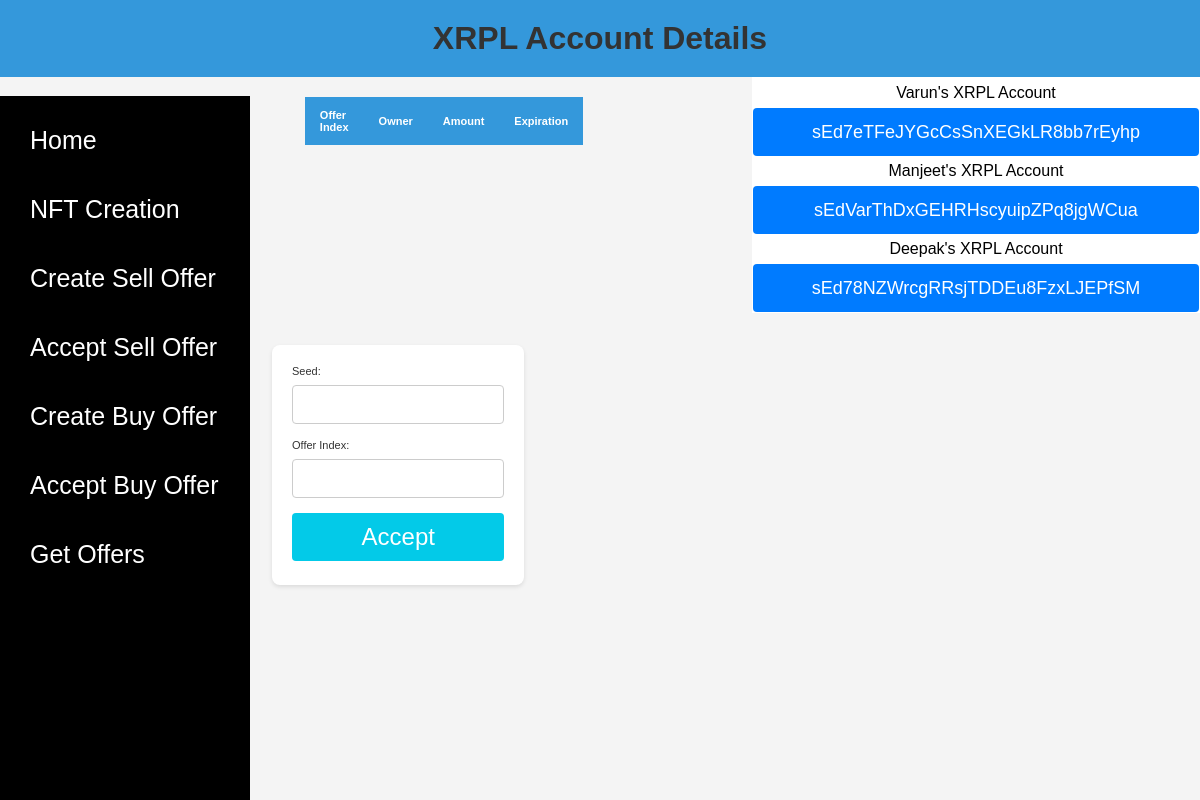
/accept_buy_offer/ (signed in), run on the app's committed database.
### nft_api/models.py (models this page shows)
class XRPL_Model(models.Model):
    user = models.OneToOneField(User, on_delete=models.CASCADE)
    account_address = models.CharField(max_length=100)
    seed = models.CharField(max_length=100)
    created_at = models.DateTimeField(default=datetime.now)
    def __str__(self):
        return f"{self.user.username}'s XRPL Account"

### nft_api/views.py (the view, shortened to what this page needs)
# urls.py: path('accept_buy_offer/', views.accept_buy_offer_view, name='accept_buy_offer'),
def accept_buy_offer_view(request):
    if not request.user.is_authenticated:
        return redirect('login')
    xrpl_data = None
    if request.user.is_authenticated:
        user_id = request.user.id
        try:
            xrpl_data = XRPL_Model.objects.get(user_id=user_id)
        except XRPL_Model.DoesNotExist:
            pass
    seed = xrpl_data.seed if xrpl_data else ""
    if request.method == 'POST':
        form = AcceptBuyOfferForm(request.POST)
        if form.is_valid():
            JSON_RPC_URL = "https://s.altnet.rippletest.net:51234/"
            client = JsonRpcClient(JSON_RPC_URL)
            seed = form.cleaned_data.get('seed')
            offer_index = form.cleaned_data['offer_index']
            try:
                buyer_wallet = Wallet.from_seed(seed=seed, algorithm="ed25519")
                client = JsonRpcClient(testnet_url)
                accept_offer_tx = NFTokenAcceptOffer(
                    account=buyer_wallet.classic_address,
                    nftoken_buy_offer=offer_index
                )
                response = submit_and_wait(accept_offer_tx, client, buyer_wallet)
                return render(request, 'nft_api/accept_buy_offer_success.html', {'accept_offer_tx': accept_offer_tx})
            except Exception as e:
                error_message = str(e)
                if "tecEXPIRED" in error_message:
                    return render(request, 'nft_api/buy_offer_expired.html')
    else:
        form = AcceptBuyOfferForm()
        xrpl_accounts = XRPL_Model.objects.exclude(user=request.user)
        json_rpc_url = "https://s.altnet.rippletest.net:51234/"
        client = JsonRpcClient(json_rpc_url)
        wallet = Wallet.from_seed(seed=seed)
        classic_address = wallet.classic_address
        account_objects_request = AccountObjects(account=classic_address)
        response = client.request(account_objects_request)
        account_objects = response.result.get("account_objects", [])
        nft_offer_data = []
        context = {'form': form, 'nft_offer_data': nft_offer_data, 'xrpl_accounts':xrpl_accounts}
        return render(request, "nft_api/buyer_data.html", context)

### nft_api/forms.py
class AcceptBuyOfferForm(forms.Form):
    seed = forms.CharField(max_length=64, label='Seed')
    offer_index = forms.CharField(label='Offer Index')

### nft_api/templates/nft_api/buyer_data.html (shortened to what this page needs)
<!DOCTYPE html>
<html>
<head>
</head>
<body>
    <h1>XRPL Account Details</h1>
    <div id="hidden">
        <div class="table_form">
        <div class="table-container">
        <table>
            <thead>
                <tr>
                    <th>Offer Index</th>
                    <th>Owner</th>
                    <th>Amount</th>
                    <th>Expiration</th>
                </tr>
            </thead>
        </table>
        </div>
        <div class="data-nft-container" id="nft-container">
          {% for xrpl_accountss in xrpl_accounts %}
          <div class="account-name">{{xrpl_accountss}}</div>
          <div class="nft-data">
            <button class="seed-Data-Value2" style="width: 100%; height:3rem; font-size:18px" type="button" data-value2={{xrpl_accountss.seed}}>{{xrpl_accountss.seed}}</button>
          </div>
          {% endfor %}
        </div>
        <div class="form__data">
        <form method="post" enctype="multipart/form-data" id="mint-form">
            <label for="{{ form.title.id_for_label }}" style="color: #333;">Seed:</label>
            {{ form.seed }}
            <label for="{{ form.nft_id.id_for_label }}" style="color: #333;">Offer Index:</label>
            {{ form.offer_index }}
            <div class="button-container">
                <button type="submit" style="background-color: #03cae8;width: 100% ;font-size: 1.5rem;">Accept</button>
            </div>
        </form>
      </div>
         </div>
  </div>
  <div class="nav-menu">
    <a href="{% url 'home' %}"><li>Home</li></a>
    <a href="{% url 'mint_nft' %}"><li>NFT Creation</li></a>
    <a href="{% url 'create_sell_offer' %}"><li>Create Sell Offer</li></a>
    <a href="{% url 'getdata' %}"><li>Accept Sell Offer</li></a>
    <a href="{% url 'create_buy_offer' %}"><li>Create Buy Offer</li></a>
    <a href="{% url 'accept_buy_offer' %}"><li>Accept Buy Offer</li></a>
    <a href="{% url 'get_offers' %}"><li>Get Offers</li></a>
    </div>
</body>
</html>

### nft_api/templates/nft_api/buyer_data.html (style rules this page uses)
* { margin: 0; padding: 0%; box-sizing: border-box; }
body { font-family: Arial, sans-serif; background-color: #f4f4f4; margin: 0; padding: 0; }
h1 { background-color: #3498db; color: #fff; text-align: center; padding: 20px; }
table { width: 80%; margin: 20px auto; border-collapse: collapse; background-color: #fff; }
th, td { padding: 12px 15px; text-align: left; }
th { background-color: #3498db; color: #fff; }
body { font-family: Arial, sans-serif; background-color: #f4f4f4; background-image: url('https://static.vecteezy.com/system/resources/previews/011/529/287/non_2x/nft-technology-background-made-with-binary-code-non-fungible-token-digital-crypto-art-blockchain-tech-concept-investment-in-cryptographic-matrix-background-with-digits-1-0-illustration-vector.jpg'); background-size: cover; }
h1 { color: #333; text-align: center; padding: 20px; }
form { background-color: #fff; padding: 20px; border-radius: 8px; box-shadow: 0 2px 4px rgba(0, 0, 0, 0.1); max-width: 341px; margin: 0 auto; height: 240px; margin-right: 8rem; }
label { display: block; margin-bottom: 8px; color: #666; }
input[type="text"], textarea { width: 100%; padding: 10px; margin-bottom: 15px; border: 1px solid #ccc; border-radius: 4px; font-size:15px; }
button { background-color: #007bff; color: #fff; border: none; padding: 10px 20px; border-radius: 4px; cursor: pointer; }
.nav-menu { background-color: rgb(0, 0, 0); width: 250px; height: 88vh; margin: 0; padding: 10px; list-style: none; display: flex; flex-direction: column; justify-content: flex-start; align-items: flex-start; position: absolute; top: 12%; }
.nav-menu a { text-decoration: none; font-size: 25px }
li { width: 100%; color: #fff; padding: 20px; }
.table_form { margin-left: 17rem; display:flex; justify-content: space-between; flex-wrap: wrap; font-size: 11px; gap:2rem; }
.table-container { max-height: 250px; overflow-y: auto; margin: 0 auto; }
.data-nft-container { width: 28rem; max-height: 242px; overflow-y: auto; background-color: white; margin-left: 6.5rem; border: 1px solid white; }
.account-name { color:black; text-align: center; margin: 6px 0; font-size: 1rem; }
.form__data { width:41%; }

### data on the page
XRPL_Model: user.username "Varun's XRPL Account", seed "sEd7eTFeJYGcCsSnXEGkLR8bb7rEyhp"
XRPL_Model: user.username "Manjeet's XRPL Account", seed "sEdVarThDxGEHRHscyuipZPq8jgWCua"
XRPL_Model: user.username "Deepak's XRPL Account", seed "sEd78NZWrcgRRsjTDDEu8FzxLJEPfSM"
